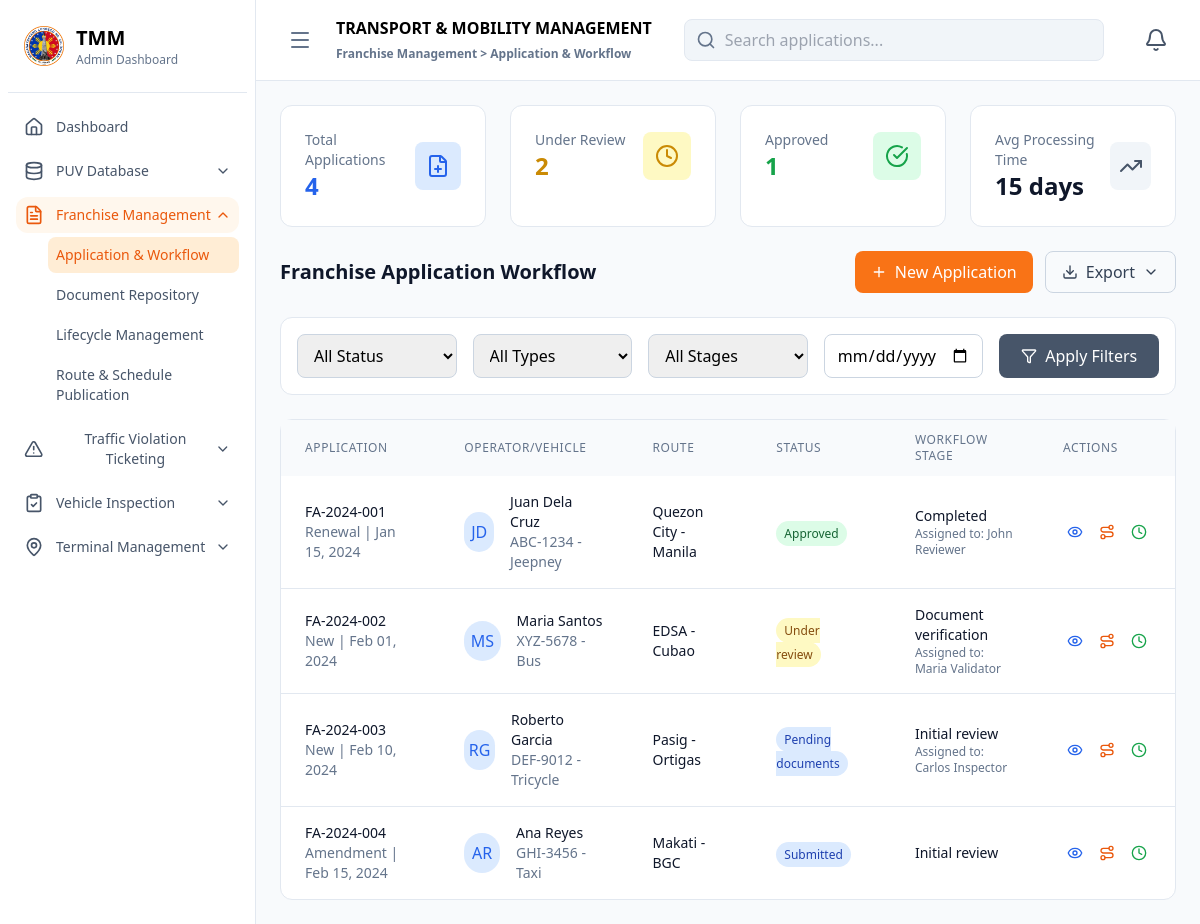
Screenshot of /administrator/franchise_management/franchise_application_workflow/index.php with the database file from the repository.
### tables this page shows
CREATE TABLE franchise_applications (
    application_id VARCHAR(20) PRIMARY KEY,
    operator_id VARCHAR(20) NOT NULL,
    vehicle_id VARCHAR(20) NOT NULL,
    application_type ENUM('new', 'renewal', 'amendment') NOT NULL,
    route_requested VARCHAR(200) NOT NULL,
    application_date DATE NOT NULL,
    status ENUM('submitted', 'under_review', 'approved', 'rejected', 'pending_documents') DEFAULT 'submitted',
    workflow_stage ENUM('initial_review', 'document_verification', 'field_inspection', 'approval', 'completed') DEFAULT 'initial_review',
    assigned_to VARCHAR(100),
    processing_timeline INT DEFAULT 30,
    remarks TEXT,
    created_at TIMESTAMP DEFAULT CURRENT_TIMESTAMP,
    updated_at TIMESTAMP DEFAULT CURRENT_TIMESTAMP ON UPDATE CURRENT_TIMESTAMP,
    FOREIGN KEY (operator_id) REFERENCES operators(operator_id) ON DELETE CASCADE,
    FOREIGN KEY (vehicle_id) REFERENCES vehicles(vehicle_id) ON DELETE CASCADE
);

CREATE TABLE operators (
    operator_id VARCHAR(20) PRIMARY KEY,
    first_name VARCHAR(100) NOT NULL,
    last_name VARCHAR(100) NOT NULL,
    middle_name VARCHAR(100),
    address TEXT NOT NULL,
    contact_number VARCHAR(15) NOT NULL,
    email VARCHAR(100),
    license_number VARCHAR(50) NOT NULL UNIQUE,
    license_expiry DATE NOT NULL,
    date_registered TIMESTAMP DEFAULT CURRENT_TIMESTAMP,
    status ENUM('active', 'inactive', 'suspended') DEFAULT 'active'
);

CREATE TABLE vehicles (
    vehicle_id VARCHAR(20) PRIMARY KEY,
    operator_id VARCHAR(20) NOT NULL,
    plate_number VARCHAR(15) NOT NULL UNIQUE,
    vehicle_type ENUM('jeepney', 'bus', 'tricycle', 'taxi', 'van') NOT NULL,
    make VARCHAR(50) NOT NULL,
    model VARCHAR(50) NOT NULL,
    year_manufactured YEAR NOT NULL,
    engine_number VARCHAR(50) NOT NULL,
    chassis_number VARCHAR(50) NOT NULL,
    seating_capacity INT NOT NULL,
    date_registered TIMESTAMP DEFAULT CURRENT_TIMESTAMP,
    status ENUM('active', 'inactive', 'for_inspection', 'suspended') DEFAULT 'active',
    FOREIGN KEY (operator_id) REFERENCES operators(operator_id) ON DELETE CASCADE
);

### administrator/franchise_management/franchise_application_workflow/index.php (the view, shortened to what the rows shown need)
<?php
require_once $_SERVER['DOCUMENT_ROOT'] . '/transport_and_mobility_management_system/config/database.php';
$database = new Database();
$conn = $database->getConnection();
$status_filter = $_GET['status'] ?? '';
$type_filter = $_GET['application_type'] ?? '';
$stage_filter = $_GET['workflow_stage'] ?? '';
$date_filter = $_GET['date_from'] ?? '';
if ($status_filter || $type_filter || $stage_filter || $date_filter) {
    $applications = getFilteredApplications($conn, $status_filter, $type_filter, $stage_filter, $date_filter);
} else {
    $applications = getFranchiseApplications($conn);
}
?>
<!DOCTYPE html>
<html lang="en">
<head>
    <script src="https://cdn.tailwindcss.com"></script>
    <link href="https://cdnjs.cloudflare.com/ajax/libs/lucide/0.263.1/lucide.min.css" rel="stylesheet">
</head>
<body class="bg-slate-50 dark:bg-slate-900">
    <div class="flex h-screen">
        <div id="sidebar" class="w-64 bg-white border-r border-slate-200 dark:bg-slate-900 dark:border-slate-700 transform transition-transform duration-300 ease-in-out translate-x-0">
            <div class="p-6">
                <div class="flex items-center space-x-3">
                    <div>
                        <h1 class="text-xl font-bold dark:text-white">TMM</h1>
                    </div>
                </div>
            </div>
        </div>
        <div class="flex-1 flex flex-col transition-all duration-300 ease-in-out">
            <div class="bg-white border-b border-slate-200 px-6 py-4 dark:bg-slate-800 dark:border-slate-700">
                <div class="flex items-center justify-between">
                    <div class="flex items-center space-x-4">
                        <div>
                            <h1 class="text-md font-bold dark:text-white">TRANSPORT & MOBILITY MANAGEMENT</h1>
                        </div>
                    </div>
                </div>
            </div>
            <div class="flex-1 p-6 overflow-auto">
                <div class="flex justify-between items-center mb-6">
                    <h2 class="text-xl font-bold text-slate-900 dark:text-white">Franchise Application Workflow</h2>
                </div>
                <div class="bg-white rounded-xl border border-slate-200 dark:bg-slate-800 dark:border-slate-700">
                    <div class="overflow-x-auto">
                        <table class="w-full">
                            <thead class="bg-slate-50 dark:bg-slate-700">
                                <tr>
                                    <th class="px-6 py-3 text-left text-xs font-medium text-slate-500 uppercase tracking-wider">Application</th>
                                    <th class="px-6 py-3 text-left text-xs font-medium text-slate-500 uppercase tracking-wider">Operator/Vehicle</th>
                                    <th class="px-6 py-3 text-left text-xs font-medium text-slate-500 uppercase tracking-wider">Route</th>
                                    <th class="px-6 py-3 text-left text-xs font-medium text-slate-500 uppercase tracking-wider">Status</th>
                                    <th class="px-6 py-3 text-left text-xs font-medium text-slate-500 uppercase tracking-wider">Workflow Stage</th>
                                    <th class="px-6 py-3 text-left text-xs font-medium text-slate-500 uppercase tracking-wider">Actions</th>
                                </tr>
                            </thead>
                            <tbody class="divide-y divide-slate-200 dark:divide-slate-600">
                                <?php foreach ($applications as $app): ?>
                                <tr class="hover:bg-slate-50 dark:hover:bg-slate-700">
                                    <td class="px-6 py-4">
                                        <div>
                                            <div class="text-sm font-medium text-slate-900 dark:text-white"><?php echo $app['application_id']; ?></div>
                                            <div class="text-sm text-slate-500"><?php echo ucfirst($app['application_type']); ?> | <?php echo date('M d, Y', strtotime($app['application_date'])); ?></div>
                                        </div>
                                    </td>
                                    <td class="px-6 py-4">
                                        <div class="flex items-center">
                                            <div class="w-10 h-10 bg-blue-100 rounded-full flex items-center justify-center">
                                                <span class="text-blue-600 font-medium"><?php echo strtoupper(substr($app['first_name'], 0, 1) . substr($app['last_name'], 0, 1)); ?></span>
                                            </div>
                                            <div class="ml-4">
                                                <div class="text-sm font-medium text-slate-900 dark:text-white"><?php echo $app['first_name'] . ' ' . $app['last_name']; ?></div>
                                                <div class="text-sm text-slate-500"><?php echo $app['plate_number']; ?> - <?php echo ucfirst($app['vehicle_type']); ?></div>
                                            </div>
                                        </div>
                                    </td>
                                    <td class="px-6 py-4">
                                        <div class="text-sm text-slate-900 dark:text-white"><?php echo $app['route_requested']; ?></div>
                                    </td>
                                    <td class="px-6 py-4">
                                        <?php
                                        $status_class = $app['status'] == 'approved' ? 'bg-green-100 text-green-800' :
                                                       ($app['status'] == 'rejected' ? 'bg-red-100 text-red-800' :
                                                       ($app['status'] == 'under_review' ? 'bg-yellow-100 text-yellow-800' : 'bg-blue-100 text-blue-800'));
                                        ?>
                                        <span class="px-2 py-1 text-xs font-medium <?php echo $status_class; ?> rounded-full"><?php echo ucfirst(str_replace('_', ' ', $app['status'])); ?></span>
                                    </td>
                                    <td class="px-6 py-4">
                                        <div class="text-sm text-slate-900 dark:text-white"><?php echo ucfirst(str_replace('_', ' ', $app['workflow_stage'])); ?></div>
                                        <?php if ($app['assigned_to']): ?>
                                        <div class="text-xs text-slate-500">Assigned to: <?php echo $app['assigned_to']; ?></div>
                                        <?php endif; ?>
                                    </td>
                                    <td class="px-6 py-4">
                                        <div class="flex space-x-2">
                                            <button onclick="viewApplication('<?php echo $app['application_id']; ?>')" class="p-1 text-blue-600 hover:bg-blue-100 rounded" title="View Details">
                                                <i data-lucide="eye" class="w-4 h-4"></i>
                                            </button>
                                            <button onclick="openRouteWorkflowModal('<?php echo $app['application_id']; ?>')" class="p-1 text-orange-600 hover:bg-orange-100 rounded" title="Route Workflow">
                                                <i data-lucide="route" class="w-4 h-4"></i>
                                            </button>
                                            <button onclick="openSetTimelineModal('<?php echo $app['application_id']; ?>')" class="p-1 text-green-600 hover:bg-green-100 rounded" title="Set Timeline">
                                                <i data-lucide="clock" class="w-4 h-4"></i>
                                            </button>
                                        </div>
                                    </td>
                                </tr>
                                <?php endforeach; ?>
                            </tbody>
                        </table>
                    </div>
                </div>
            </div>
        </div>
    </div>
</body>
</html>

### rows the page displays
franchise_applications: application_id "FA-2024-001", application_type "Renewal", application_date "Jan 15, 2024", operator.last_name "JD", operator.first_name "Juan", operator.last_name "Dela Cruz", vehicle.plate_number "ABC-1234", vehicle.vehicle_type "Jeepney", route_requested "Quezon City - Manila", status "Approved", workflow_stage "Completed", assigned_to "John Reviewer"
franchise_applications: application_id "FA-2024-002", application_type "New", application_date "Feb 01, 2024", operator.last_name "MS", operator.first_name "Maria", operator.last_name "Santos", vehicle.plate_number "XYZ-5678", vehicle.vehicle_type "Bus", route_requested "EDSA - Cubao", status "Under review", workflow_stage "Document verification", assigned_to "Maria Validator"
franchise_applications: application_id "FA-2024-003", application_type "New", application_date "Feb 10, 2024", operator.last_name "RG", operator.first_name "Roberto", operator.last_name "Garcia", vehicle.plate_number "DEF-9012", vehicle.vehicle_type "Tricycle", route_requested "Pasig - Ortigas", status "Pending documents", workflow_stage "Initial review", assigned_to "Carlos Inspector"
franchise_applications: application_id "FA-2024-004", application_type "Amendment", application_date "Feb 15, 2024", operator.last_name "AR", operator.first_name "Ana", operator.last_name "Reyes", vehicle.plate_number "GHI-3456", vehicle.vehicle_type "Taxi", route_requested "Makati - BGC", status "Submitted", workflow_stage "Initial review"
